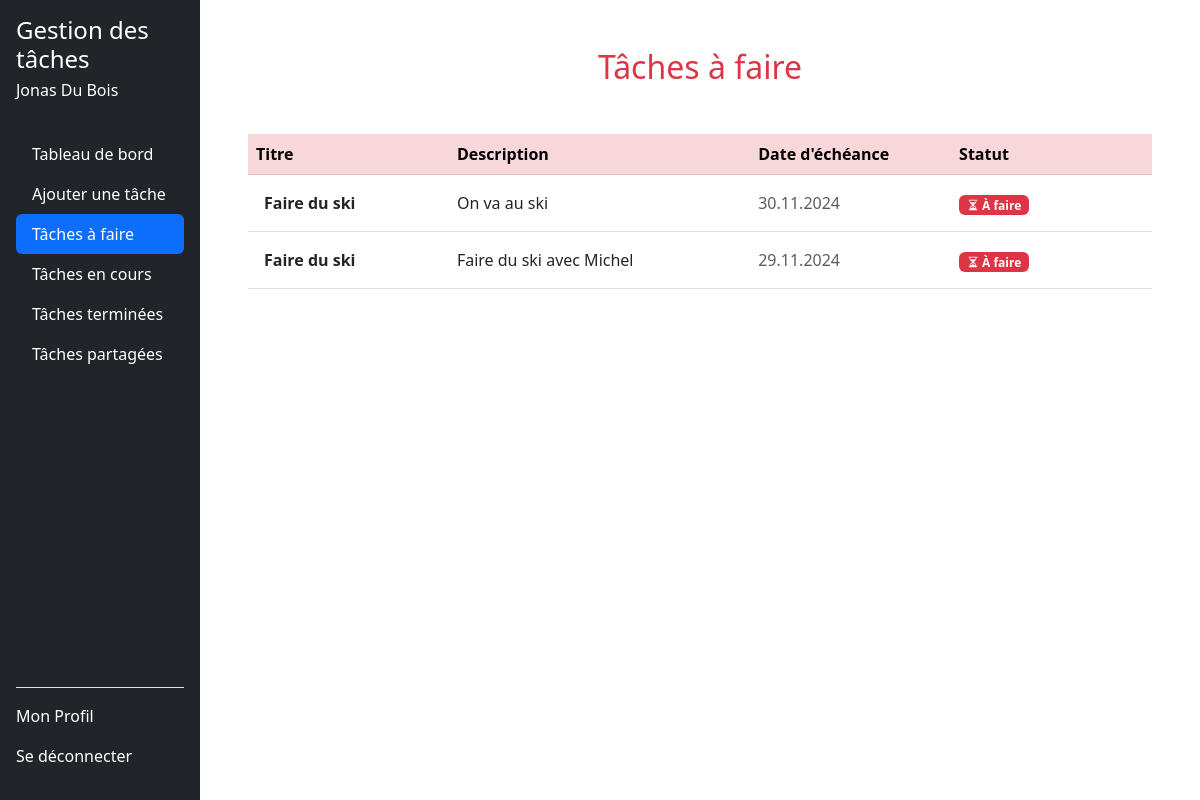
The app's page /taches_a_faire.php (signed in), older data.
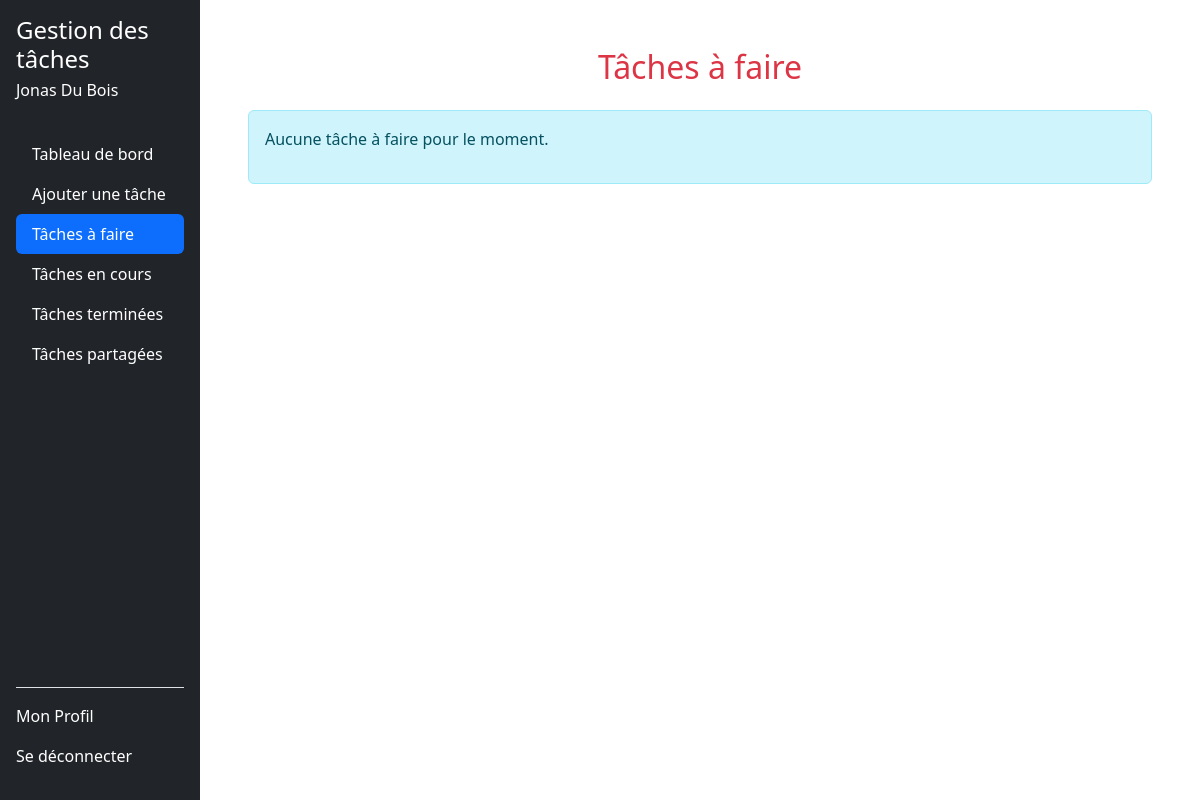
The same page, newer data.
### tables this page shows
CREATE TABLE tasks (
        id INTEGER PRIMARY KEY AUTOINCREMENT,
        userId INTEGER NOT NULL,
        titre TEXT NOT NULL,
        description TEXT DEFAULT NULL,
        dateEcheance DATE DEFAULT NULL,
        statut TEXT CHECK(statut IN ('a_faire', 'en_cours', 'termine')) DEFAULT 'a_faire',
        createdAt TIMESTAMP DEFAULT CURRENT_TIMESTAMP, 
        FOREIGN KEY (userId) REFERENCES users(id) ON DELETE CASCADE
    );

### src/dbManager/DbManagerCRUD.php (called while the page is built, shortened)
<?php
class DbManagerCRUD implements I_ApiCRUD
{
    private $db;
    public function __construct()
    {
        $config = parse_ini_file(__DIR__ . '/../config/db.ini');
        $dsn = $config['dsn'];
        $username = $config['username'];
        $password = $config['password'];
        $this->db = new \PDO($dsn, $username, $password);
    }
    public function rendPersonnes(string $email): array
    {
        $sql = "SELECT * FROM users WHERE email = :email;";
        $stmt = $this->db->prepare($sql);
        $stmt->bindParam(':email', $email, \PDO::PARAM_STR);
        try {
            $stmt->execute();
            $donnees = $stmt->fetchAll(\PDO::FETCH_ASSOC);
            $tabUsers = [];
            foreach ($donnees as $donneesUser) {
                $user = new Users(
                    $donneesUser["prenom"],
                    $donneesUser["nom"],
                    $donneesUser["email"],
                    $donneesUser["noTel"],
                    $donneesUser["motDePasse"],
                    $donneesUser["id"]
                );
                $tabUsers[] = $user;
            }
            return $tabUsers;
        } catch (\PDOException $e) {
            error_log("Erreur lors de la récupération des utilisateurs : " . $e->getMessage());
            return [];
        }
    }
    public function getTasksByUserIdAndStatus($userId, $status)
    {
        try {
            $stmt = $this->db->prepare('
            SELECT t.id, t.titre, t.description, t.dateEcheance, t.statut
            FROM tasks t
            JOIN task_users tu ON t.id = tu.taskId
            WHERE tu.userId = :userId AND t.statut = :status
        ');
            $stmt->execute(['userId' => $userId, 'status' => $status]);
            $tasks = [];
            while ($taskData = $stmt->fetch(\PDO::FETCH_ASSOC)) {
                $task = new Task(
                    $taskData['titre'],
                    $taskData['description'],
                    [],
                    $taskData['dateEcheance'],
                    $taskData['statut']
                );
                $tasks[] = $task;
            }
            return $tasks;
        } catch (\PDOException $e) {
            throw new \Exception("Erreur lors de la récupération des tâches : " . $e->getMessage());
        }
    }
}

### Includes/functions.php (called while the page is built, shortened)
<?php
function getUserByEmail($email, $dbManager) {
    $userInfoArray = $dbManager->rendPersonnes($email);
    return !empty($userInfoArray) ? $userInfoArray[0] : null;
}
function getStatusBadgeClass(string $statut): string
{
    $badgeClasses = [
        'À faire' => 'bg-danger',
        'En cours' => 'bg-warning',
        'Terminé' => 'bg-success',
    ];
    return $badgeClasses[$statut] ?? 'bg-secondary';
}

### src/dbManager/Users.php (called while the page is built, shortened)
<?php
class Users {
    private $id;
    public function __construct(string $prenom, string $nom, string $email, string $noTel, string $motDePasse ,int $id = 0) {
        $this->id = $id;
    }
    public function rendId(): int {
        return (int)$this->id;
    }
}

### src/dbManager/Task.php (called while the page is built, shortened)
<?php
class Task
{
    private $titre;
    private $description;
    private $dateEcheance;
    private $statut;
    public function __construct(
        string $titre,
        string $description = null,
        array $userIds = null,
        string $dateEcheance = null,
        string $statut = 'a_faire',
        int $id = 0,
    ) {
        $this->titre = $titre;
        $this->description = $description;
        $this->dateEcheance = $dateEcheance;
        $this->statut = $statut;
    }
    private function isValidDate(string $date): bool
    {
        $d = DateTime::createFromFormat('Y-m-d', $date);
        return $d && $d->format('Y-m-d') === $date;
    }
    public function rendTitre(): string
    {
        return $this->titre;
    }
    public function rendDescription(): ?string
    {
        return $this->description;
    }
    public function getFormattedDateEcheance(): ?string
    {
        if ($this->dateEcheance) {
            $d = DateTime::createFromFormat('Y-m-d', $this->dateEcheance);
            return $d ? $d->format('d.m.Y') : null;
        }
        return null;
    }
    public function getFormattedStatut(): string
    {
        $statutTraduction = [
            'a_faire' => 'À faire',
            'en_cours' => 'En cours',
            'termine' => 'Terminé',
        ];
        return $statutTraduction[$this->statut] ?? 'Inconnu';
    }
}

### taches_a_faire.php (the view, shortened to what the changed rows need)
<?php
require_once 'includes/functions.php';
$dbManager = new DbManagerCRUD();
$email = $_SESSION['email_user'];
$userInfo = getUserByEmail($email, $dbManager);
$userId = $userInfo->rendId();
$tachesAFaire = $dbManager->getTasksByUserIdAndStatus($userId, 'a_faire');
?>
<!DOCTYPE html>
<html lang="fr">
<head>
    <link href="https://cdn.jsdelivr.net/npm/bootstrap@5.3.0-alpha3/dist/css/bootstrap.min.css" rel="stylesheet">
    <link href="style/styleSheet.css" rel="stylesheet">
    <link href="https://cdn.jsdelivr.net/npm/bootstrap-icons/font/bootstrap-icons.css" rel="stylesheet">
</head>
<body>
    <div class="d-flex">
        <?php include 'includes/sidebar.php'; ?>
        <div class="main-content ms-auto col-md-9 col-lg-10 p-5">
            <h2 class="text-center mb-4 text-danger">Tâches à faire</h2>
            <?php if (empty($tachesAFaire)): ?>
                <div class="alert alert-info mt-4" role="alert">
                    <p>Aucune tâche à faire pour le moment.</p>
                </div>
            <?php else: ?>
                <div class="table-responsive pt-4">
                    <table class="table table-hover align-middle">
                        <thead class="table-danger">
                            <tr>
                            <th scope="col" style="width: 20%;">Titre</th>
                                <th scope="col" style="width: 30%;">Description</th>
                                <th scope="col" style="width: 20%;">Date d'échéance</th>
                                <th scope="col" style="width: 20%;">Statut</th>
                            </tr>
                        </thead>
                        <tbody>
                            <?php foreach ($tachesAFaire as $task): ?>
                                <tr>
                                    <td scope="row" class="fw-bold text-dark p-3"><?php echo htmlspecialchars($task->rendTitre()); ?></td>
                                    <td class="text-truncate" style="max-width: 300px;">
                                        <?php echo htmlspecialchars($task->rendDescription()); ?>
                                    </td>
                                    <td class="text-muted"><?php echo htmlspecialchars($task->getFormattedDateEcheance()); ?></td>
                                    <td>
                                        <span class="badge <?php echo getStatusBadgeClass($task->getFormattedStatut()); ?> me-1">
                                            <i class="bi bi-hourglass-split"></i> <?php echo htmlspecialchars($task->getFormattedStatut()); ?>
                                        </span>
                                    </td>
                                </tr>
                            <?php endforeach; ?>
                        </tbody>
                    </table>
                </div>
            <?php endif; ?>
        </div>
    </div>
</body>
</html>

### Includes/sidebar.php (shortened to what the changed rows need)
<div class="col-md-3 col-lg-2 bg-dark text-white sidebar position-fixed vh-100 d-flex flex-column p-3">
    <ul class="nav nav-pills flex-column mb-auto pt-3">
    <?php
                    $navLinks = [
                        'dashboard.php' => 'Tableau de bord',
                        'ajouter_tache.php' => 'Ajouter une tâche',
                        'taches_a_faire.php' => 'Tâches à faire',
                        'taches_en_cours.php' => 'Tâches en cours',
                        'taches_terminees.php' => 'Tâches terminées',
                        'taches_partage.php' => 'Tâches partagées',
                    ];
                    foreach ($navLinks as $link => $label) {
                        $active = basename($_SERVER['PHP_SELF']) == $link ? 'active' : '';
                        echo "<li class='nav-item'>
                                <a href='$link' class='nav-link text-white $active'>$label</a>
                              </li>";
                    }
                    ?>
                </ul>
</div>

Row changes from the older to the newer data that the page shows:
removed tasks: titre "Faire du ski", description "On va au ski", dateEcheance "30.11.2024", statut "À faire"
removed tasks: titre "Faire du ski", description "Faire du ski avec Michel", dateEcheance "29.11.2024", statut "À faire"
Text that changed along with them:
text no longer shown: "Titre Description Date d'échéance Statut"
text now shown: "Aucune tâche à faire pour le moment."
